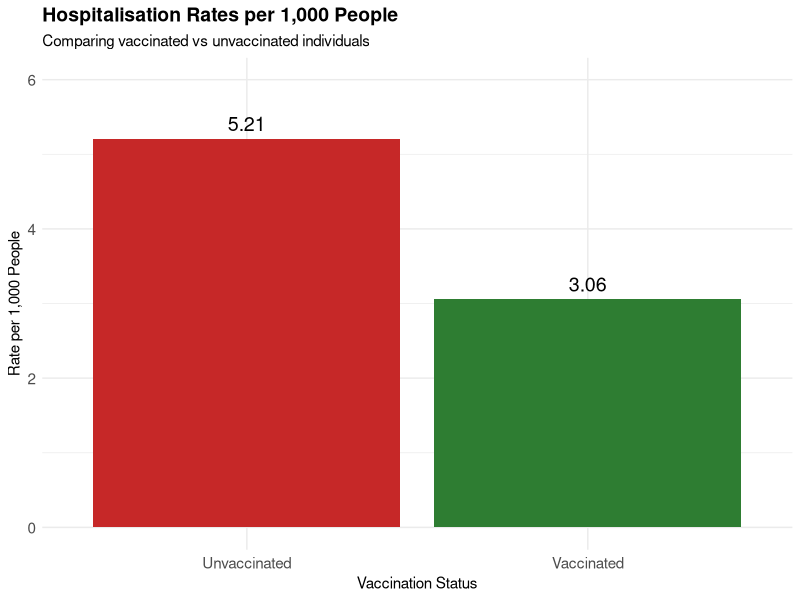
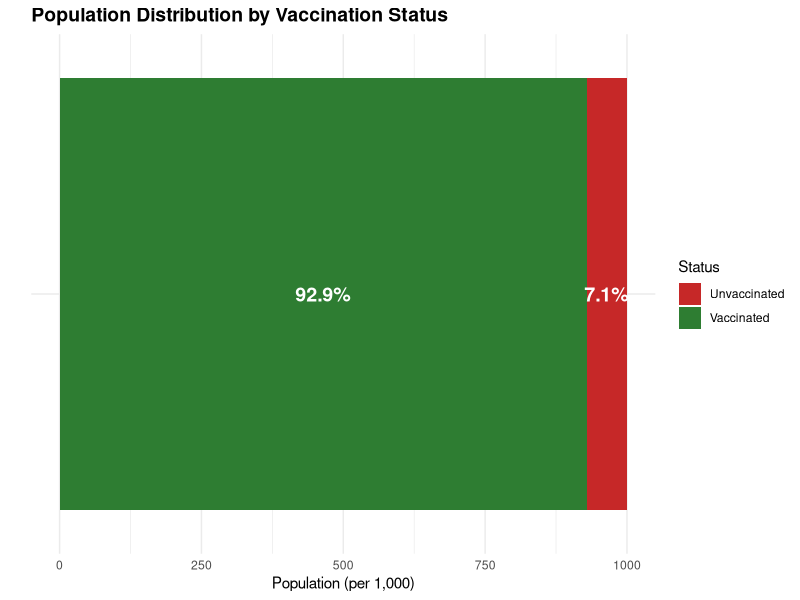
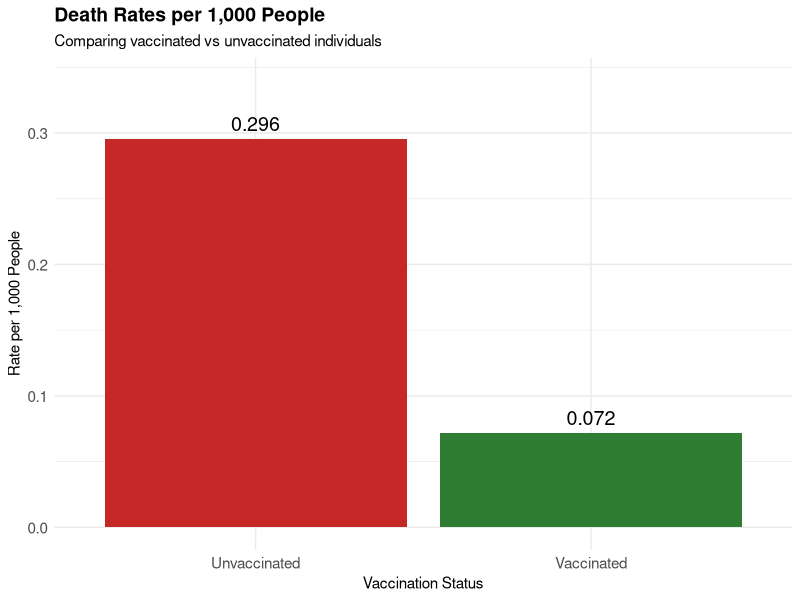

Here is the R script that generated these plots, in order:
## ---- chunk 1
knitr::opts_chunk$set(echo = TRUE)
library(ggplot2)
## ---- chunk 2
# Population data (per 1,000 people for rate calculation)
total_population <- 1000
vaccination_rate <- 0.929 # 92.9% vaccination rate in NSW, Jan 2022
vaccinated_population <- vaccination_rate * total_population
unvaccinated_population <- (1 - vaccination_rate) * total_population

# Hospitalisation numbers from NSW Health data
vaccinated_hospitalised <- 2627 + 215 # ICU + ward
unvaccinated_hospitalised <- 315 + 55 # ICU + ward

# Death numbers from NSW Health data
vaccinated_deaths <- 67
unvaccinated_deaths <- 21
## ---- chunk 3
unvaccinated_hospitalisation_rate <- unvaccinated_hospitalised / unvaccinated_population
unvaccinated_hospitalisation_rate
## ---- chunk 4
vaccinated_hospitalisation_rate <- vaccinated_hospitalised / vaccinated_population
vaccinated_hospitalisation_rate
## ---- chunk 5
# Common theme for all visualisations
base_theme <- theme_minimal() +
  theme(
    legend.position = "none",
    plot.title = element_text(size = 14, face = "bold"),
    axis.text = element_text(size = 11)
  )

# Common colour palette
status_colours <- c("Vaccinated" = "#2E7D32", "Unvaccinated" = "#C62828")

# Create data frame for visualisation
hospital_data <- data.frame(
  Status = c("Vaccinated", "Unvaccinated"),
  Rate = c(vaccinated_hospitalisation_rate, unvaccinated_hospitalisation_rate),
  Population = c(vaccinated_population, unvaccinated_population),
  Hospitalised = c(vaccinated_hospitalised, unvaccinated_hospitalised)
)

# Hospitalisation rates comparison
ggplot(hospital_data, aes(x = Status, y = Rate, fill = Status)) +
  geom_col() +
  geom_text(aes(label = round(Rate, 2)), vjust = -0.5, size = 5) +
  scale_fill_manual(values = status_colours) +
  expand_limits(y = max(hospital_data$Rate) * 1.15) +
  labs(
    title = "Hospitalisation Rates per 1,000 People",
    subtitle = "Comparing vaccinated vs unvaccinated individuals",
    x = "Vaccination Status",
    y = "Rate per 1,000 People"
  ) +
  base_theme
## ---- chunk 6
# Population distribution
ggplot(hospital_data, aes(x = "", y = Population, fill = Status)) +
  geom_col(width = 1) +
  coord_flip() +
  scale_fill_manual(values = status_colours) +
  geom_text(
    aes(label = paste0(round(Population / total_population * 100, 1), "%")),
    position = position_stack(vjust = 0.5),
    size = 5,
    colour = "white",
    fontface = "bold"
  ) +
  labs(
    title = "Population Distribution by Vaccination Status",
    x = "",
    y = "Population (per 1,000)"
  ) +
  theme_minimal() +
  theme(
    axis.text.y = element_blank(),
    axis.ticks.y = element_blank(),
    plot.title = element_text(size = 14, face = "bold")
  )
## ---- chunk 7
vaccinated_death_rate <- vaccinated_deaths / vaccinated_population
unvaccinated_death_rate <- unvaccinated_deaths / unvaccinated_population

cat(
  "Vaccinated death rate:",
  round(vaccinated_death_rate, 3), "per 1,000\n"
)
cat(
  "Unvaccinated death rate:",
  round(unvaccinated_death_rate, 3), "per 1,000\n"
)
cat(
  "Unvaccinated are", round(unvaccinated_death_rate / vaccinated_death_rate, 1),
  "times more likely to die from COVID-19"
)
## ---- chunk 8
# Death rates comparison
death_data <- data.frame(
  Status = c("Vaccinated", "Unvaccinated"),
  Rate = c(vaccinated_death_rate, unvaccinated_death_rate)
)

ggplot(death_data, aes(x = Status, y = Rate, fill = Status)) +
  geom_col() +
  geom_text(aes(label = round(Rate, 3)), vjust = -0.5, size = 5) +
  scale_fill_manual(values = status_colours) +
  expand_limits(y = max(death_data$Rate) * 1.15) +
  labs(
    title = "Death Rates per 1,000 People",
    subtitle = "Comparing vaccinated vs unvaccinated individuals",
    x = "Vaccination Status",
    y = "Rate per 1,000 People"
  ) +
  base_theme
